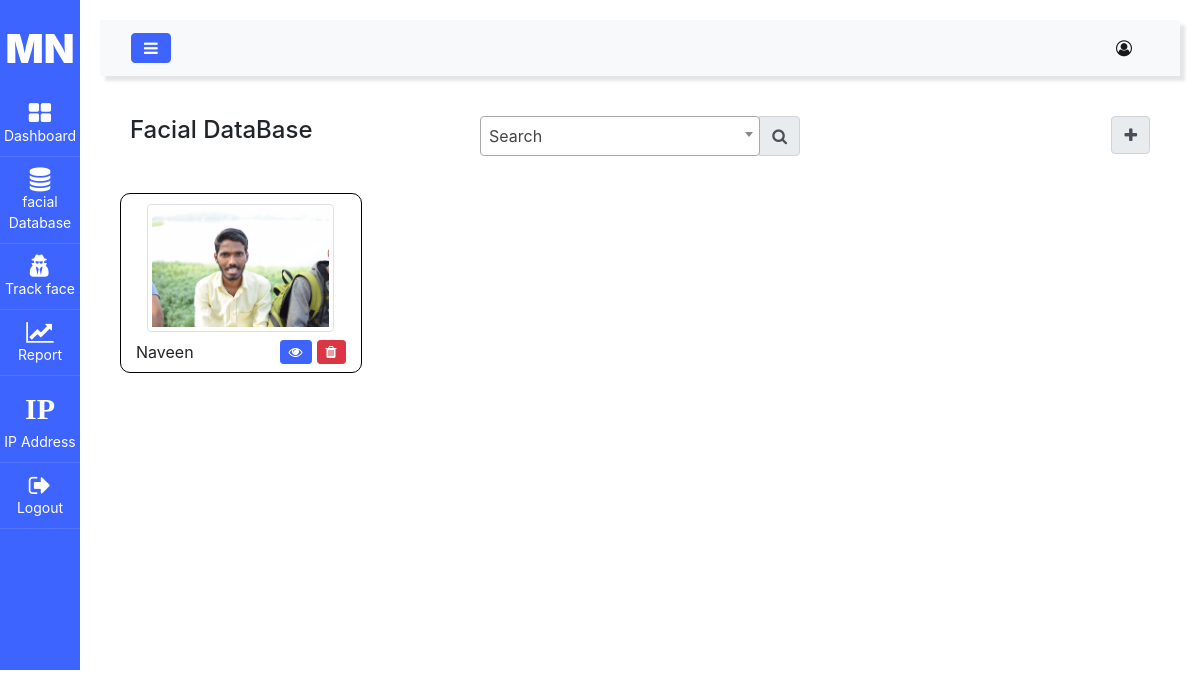
Before: /ffedd6efd387c77989d15ad1db28c76323f7f48f/ with the older database file.
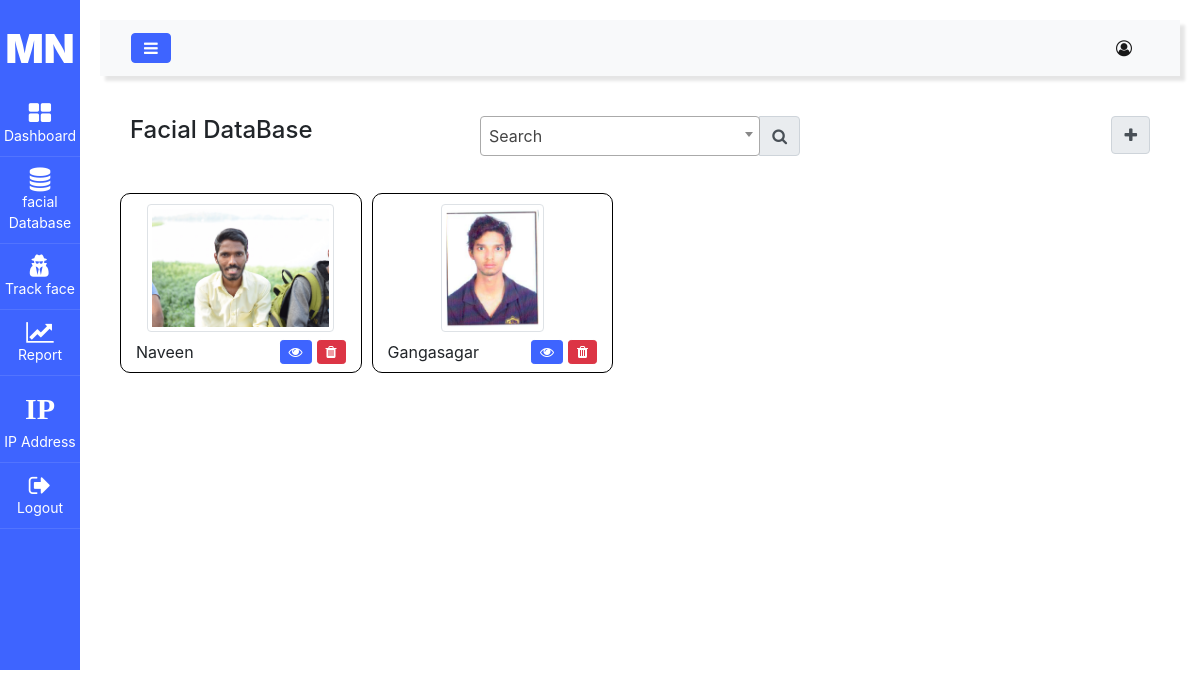
After: the same page with the newer database file.
### face_app/models.py (models this page shows, shortened)
class uploadImage(models.Model):
    name = models.CharField(max_length = 50)
    picture = models.ImageField(upload_to = 'images/')
    email = models.CharField(max_length = 50,null=True)
    gender = models.CharField(max_length = 50,null=True)
    dob = models.DateField(null=True)
    address = models.CharField(max_length = 50,null=True)
    pincode = models.CharField(max_length = 50,null=True)
    aadharno = models.CharField(max_length = 50,null=True)
    phone = models.CharField(max_length = 50,null=True)

### face_app/views.py (the view)
# urls.py: path('ffedd6efd387c77989d15ad1db28c76323f7f48f/',views.facial_database,name='facial_database'),
def facial_database(request):
    retrive_facial_db = uploadImage.objects.all()
    face_name = uploadImage.objects.all()
    svalue = request.POST.get('f_search')
    if svalue != '' and svalue is not None:
        retrive_facial_db = retrive_facial_db.filter(name = svalue)
    return render(request,"facial_db.html", { 'retrive_facial_db': retrive_facial_db , 'face_name': face_name})

### templates/facial_db.html (shortened to what this page needs)
{% extends "main_page.html" %}
{% load crispy_forms_tags %}
{% load staticfiles %}
{% block customCSS %}
<link rel="stylesheet" href="{% static 'css/bootstrap.min.css' %}">
<link href="{% static 'css/select2.min.css' %}" rel="stylesheet" />
{% endblock %}
{% block body_block %}
<div class="container-fluid" style="container-fluid">
  <form class="" action="" method="post">
    <div class="row">
      <div class="col-sm-4">
        <h4>Facial DataBase</h4>
      </div>
      <div class="col-sm-4">
        <div class="input-group mb-3">
          <form action="" method="post">{% csrf_token %}
            <div class="input-group-append">
              <button type="submit" class="input-group-text fa fa-search" name="sbutton"></button>
            </div>
          </form>
        </div>
    </div>
    <div class="col-sm-4">
      <button type="button" class="input-group-text fa fa-plus pull-right" data-tooltip="true" title="Add Face" data-toggle="modal" data-target="#exampleModal" name="sbutton"></button>
    </div>
  </div>
</form>
<div class="row">
  {% for r in retrive_facial_db %}
  <div class="col-sm-3" style="">
    <div style="padding-top:10px;padding-bottom:10px;text-align:center;">
      <img src="/media/{{r.picture}}" class="img-thumbnail rounded" style="height:8em;" />
      <form method="post" action="{% url 'delete_image' r.pk %}" style="padding-top:8px;">
        <label class="float-left" >{{r.name}}</label>
        <button type="submit" data-tooltip="true" title="Delete" class="btn btn-danger btn-sm float-right"><i class="fa fa-trash"></i></button>
        <a href="{%url 'p_details' pid=r.id %}" style="margin-right:5px;" data-tooltip="true" title="View" class="btn btn-primary btn-sm float-right"><i class="fa fa-eye"></i></a>
      </form>
    </div>
  </div>
  {% endfor %}
</div>
</div>
{% endblock %}

### templates/main_page.html (shortened to what this page needs)
{% load staticfiles %}
<!DOCTYPE html>
<html lang="en" dir="ltr">
  <head>
		<link rel="stylesheet" href="https://stackpath.bootstrapcdn.com/font-awesome/4.7.0/css/font-awesome.min.css">
		<link rel="stylesheet" href="{% static 'css/style.css' %}">
    {% block customCSS %}
    {% endblock %}
  </head>
  <body>
    <div class="wrapper d-flex align-items-stretch">
      {% if sidebar %}
      {% else %}
      <nav id="sidebar" style="min-height:670px;" class="active">
        <h1><a href="{%url 'dashboard'%}" class="logo">MN</a></h1>
        <ul class="list-unstyled components mb-5">
          <li class="active">
            <a href="{%url 'dashboard'%}"><span class="fa fa-th-large"></span>Dashboard</a>
          </li>
          <li>
              <a href="{%url 'facial_database'%}"><span class="	fa fa-database"></span>facial Database</a>
          </li>
          <li>
            <a href="{%url 'track'%}"><span class="fa fa-user-secret"></span>Track face</span></a>
          </li>
          <li>
            <a href="{%url 'report'%}"><span class="	fa fa-line-chart"></span>Report</a>
          </li>
          <li>
            <a href="{%url 'settings'%}"><span class="" style="font-size:30px;font-family:serif;" ><b>IP</b></span>IP Address</a>
          </li>
          <li>
            <a href="{%url 'logout'%}"><span class="fa fa-sign-out"></span> Logout</a>
          </li>
        </ul>
      </nav>
      {% endif %}
      <div id="content-main" style="padding:20px;width:100%;">
        <nav class="navbar navbar-expand-lg navbar-light bg-light" style="box-shadow: 5px 5px 3px rgba(0, 0, 0, 0.1);">
          <div class="container-fluid">
            {% if sidebar %}
              <a href="{%url 'logout'%}" data-toggle="tooltip" title="Logout" id="logout" class="btn btn-primary">
                <i class="fa fa-sign-out"></i>
                <span class="sr-only">Logout</span></a>
            {% else %}
              <button type="button" id="sidebarCollapse" class="btn btn-primary">
                <i class="fa fa-bars"></i>
              </button>
            {% endif %}
            <div class="collapse navbar-collapse" id="navbarSupportedContent">
              <ul class="nav navbar-nav ml-auto pull-right">
                <li class="nav-item active">
                  <a class="nav-link" href="#Profile" data-toggle="modal" data-tooltip="true" title="Edit Profiler" data-target="#updateprofile"><span class="fa fa-user-circle-o"> </span>&nbsp;&nbsp;{{ request.session.name }} {{ request.session.surname }}</a>
                </li>
              </ul>
            </div>
          </div>
        </nav>
      <div class="container">
        {% block body_block %}
        {% endblock %}
      </div>
    </div>
  </body>
</html>

### templates/facial_db.html (style rules this page uses)
@media (min-width: 576px) { .col-sm-3 { -webkit-box-flex: 0; -ms-flex: 0 0 25%; flex: 0 0 25%; max-width: 23%; margin:5px; border:1px solid black; border-radius:10px; } }

Changed rows visible on the page:
added uploadImage: picture (picture), name "Gangasagar"
